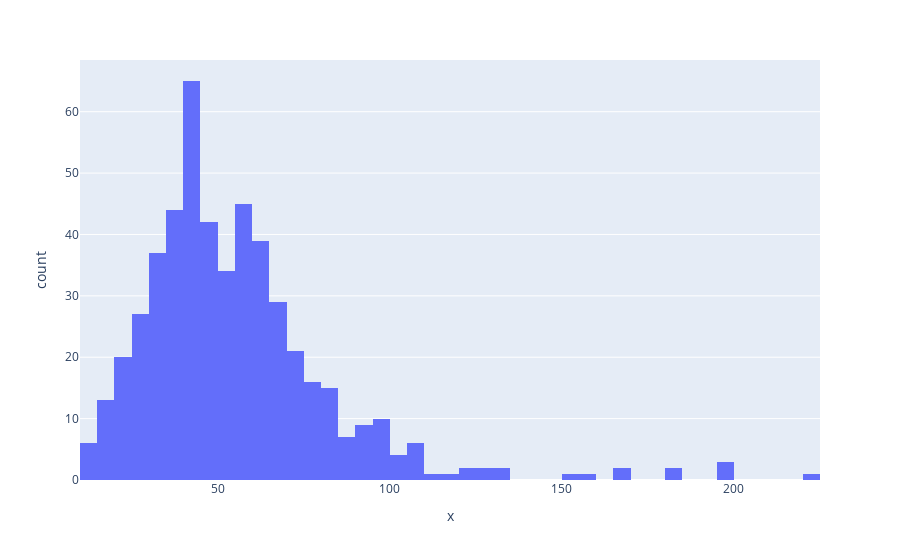

The notebook cell this image was saved under:
### Code cell
px.histogram(x=dt_enc[dt_enc['Благонадежный_заемщик'] == 0]['per_monthly_payment'])

### Figure 1 — Plotly figure (JSON) as saved in the notebook; plotly's stock layout.template omitted (floating-point values rounded to 4 significant figures; data arrays with more than 128 entries replaced by an {"elided": "..."} marker saying what was removed)
{"data": [{"alignmentgroup": "True", "bingroup": "x", "hovertemplate": "x=%{x}<br>count=%{y}<extra></extra>", "legendgroup": "", "marker": {"color": "#636efa"}, "name": "", "offsetgroup": "", "orientation": "v", "showlegend": false, "type": "histogram", "x": {"elided": "507 float values"}, "xaxis": "x", "yaxis": "y"}], "layout": {"barmode": "relative", "legend": {"tracegroupgap": 0}, "margin": {"t": 60}, "xaxis": {"anchor": "y", "domain": [0, 1], "title": {"text": "x"}}, "yaxis": {"anchor": "x", "domain": [0, 1], "title": {"text": "count"}}}}
